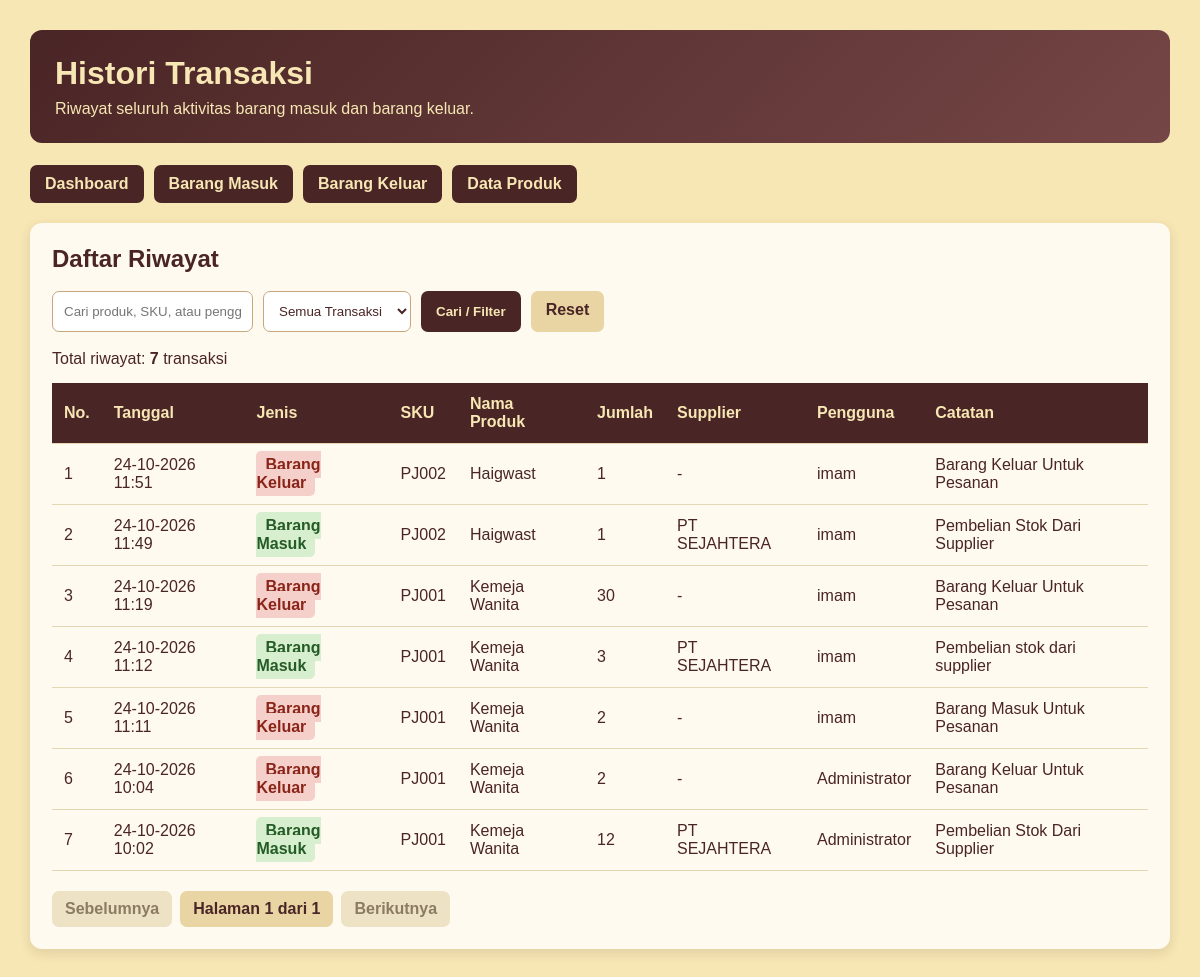
The page /InventoryApp/public/histori.php (signed in) on the database its author committed.
### tables this page shows
CREATE TABLE `stock_movements` (
  `id` int(11) NOT NULL,
  `product_id` int(11) NOT NULL,
  `user_id` int(11) NOT NULL,
  `supplier_id` int(11) DEFAULT NULL,
  `type` enum('IN','OUT') NOT NULL,
  `quantity` int(11) NOT NULL,
  `notes` varchar(255) DEFAULT NULL,
  `created_at` timestamp NOT NULL DEFAULT current_timestamp()
);

CREATE TABLE `products` (
  `id` int(11) NOT NULL,
  `category_id` int(11) NOT NULL,
  `sku` varchar(50) NOT NULL,
  `name` varchar(150) NOT NULL,
  `price` decimal(12,2) NOT NULL DEFAULT 0.00,
  `stock` int(11) NOT NULL DEFAULT 0,
  `minimum_stock` int(11) NOT NULL DEFAULT 5,
  `created_at` timestamp NOT NULL DEFAULT current_timestamp()
);

CREATE TABLE `users` (
  `id` int(11) NOT NULL,
  `name` varchar(100) NOT NULL,
  `username` varchar(50) NOT NULL,
  `password_hash` varchar(255) NOT NULL,
  `role` enum('admin','staff') NOT NULL DEFAULT 'staff',
  `created_at` timestamp NOT NULL DEFAULT current_timestamp()
);

CREATE TABLE `suppliers` (
  `id` int(11) NOT NULL,
  `name` varchar(150) NOT NULL,
  `contact` varchar(100) DEFAULT NULL,
  `phone` varchar(30) DEFAULT NULL,
  `address` text DEFAULT NULL,
  `created_at` timestamp NOT NULL DEFAULT current_timestamp()
);

### InventoryApp/public/histori.php (the view, shortened to what this page needs)
<?php
require_once __DIR__ . '/../config/database.php';
function e($value): string {
    return htmlspecialchars(
        (string)($value ?? '-'),
        ENT_QUOTES,
        'UTF-8'
    );
}
$keyword = trim($_GET['cari'] ?? '');
$jenis = $_GET['jenis'] ?? '';
$perHalaman = 10;
$halaman = filter_var(
    $_GET['halaman'] ?? 1,
    FILTER_VALIDATE_INT
);
$where = ' WHERE 1=1 ';
$params = [];
$countSql = "
    SELECT COUNT(*)
    FROM stock_movements sm
    JOIN products p ON p.id = sm.product_id
    LEFT JOIN users u ON u.id = sm.user_id
    LEFT JOIN suppliers s ON s.id = sm.supplier_id
    $where
";
$countStmt = $pdo->prepare($countSql);
$countStmt->execute($params);
$totalRiwayat = (int)$countStmt->fetchColumn();
$totalHalaman = max(
    1,
    (int)ceil($totalRiwayat / $perHalaman)
);
$offset = ($halaman - 1) * $perHalaman;
$sql = "
    SELECT sm.id, sm.type, sm.quantity, sm.notes, sm.created_at,
           p.sku, p.name AS product_name,
           u.name AS user_name,
           s.name AS supplier_name
    FROM stock_movements sm
    JOIN products p ON p.id = sm.product_id
    LEFT JOIN users u ON u.id = sm.user_id
    LEFT JOIN suppliers s ON s.id = sm.supplier_id
    $where
    ORDER BY sm.created_at DESC, sm.id DESC
    LIMIT $perHalaman OFFSET $offset
";
$stmt = $pdo->prepare($sql);
$stmt->execute($params);
$riwayat = $stmt->fetchAll();
?>
<!DOCTYPE html>
<html lang="id">
<head>
</head>
<body>
<div class="container">
    <div class="header">
        <h1>Histori Transaksi</h1>
        <p>Riwayat seluruh aktivitas barang masuk dan barang keluar.</p>
    </div>
    <div class="nav">
        <a href="dashboard.php">Dashboard</a>
        <a href="barang-masuk.php">Barang Masuk</a>
        <a href="barang-keluar.php">Barang Keluar</a>
        <a href="produk.php">Data Produk</a>
    </div>
    <div class="panel">
        <h2>Daftar Riwayat</h2>
        <form method="GET" class="filters">
            <input
                type="text"
                name="cari"
                placeholder="Cari produk, SKU, atau pengguna..."
                value="<?= e($keyword) ?>"
            >
            <select name="jenis">
                <option value="">Semua Transaksi</option>
            </select>
            <button class="btn" type="submit">Cari / Filter</button>
            <a
                class="btn"
                href="histori.php"
                style="background:#e8d5a3;color:#4A2525"
            >Reset</a>
        </form>
        <p>
            Total riwayat:
            <strong><?= $totalRiwayat ?></strong> transaksi
        </p>
        <div class="table-wrap">
            <table>
                <thead>
                    <tr>
                        <th>No.</th>
                        <th>Tanggal</th>
                        <th>Jenis</th>
                        <th>SKU</th>
                        <th>Nama Produk</th>
                        <th>Jumlah</th>
                        <th>Supplier</th>
                        <th>Pengguna</th>
                        <th>Catatan</th>
                    </tr>
                </thead>
                <tbody>
                <?php if (!$riwayat): ?>
                    <tr>
                        <td colspan="9" class="empty">
                            Belum ada riwayat transaksi.
                        </td>
                    </tr>
                <?php else: ?>
                    <?php foreach ($riwayat as $i => $r): ?>
                        <tr>
                            <td><?= $offset + $i + 1 ?></td>
                            <td>
                                <?= e(date(
                                    'd-m-Y H:i',
                                    strtotime($r['created_at'])
                                )) ?>
                            </td>
                            <td>
                                <?php if ($r['type'] === 'IN'): ?>
                                    <span class="badge in">Barang Masuk</span>
                                <?php else: ?>
                                    <span class="badge out">Barang Keluar</span>
                                <?php endif; ?>
                            </td>
                            <td><?= e($r['sku']) ?></td>
                            <td><?= e($r['product_name']) ?></td>
                            <td><?= (int)$r['quantity'] ?></td>
                            <td><?= e($r['supplier_name'] ?? '-') ?></td>
                            <td><?= e($r['user_name'] ?? '-') ?></td>
                            <td><?= e($r['notes'] ?: '-') ?></td>
                        </tr>
                    <?php endforeach; ?>
                <?php endif; ?>
                </tbody>
            </table>
        </div>
        <?php if ($totalRiwayat > 0): ?>
            <div class="pagination">
                <?php if ($halaman > 1): ?>
                    <a href="<?= e(urlHalaman($halaman - 1, $keyword, $jenis)) ?>">
                        Sebelumnya
                    </a>
                <?php else: ?>
                    <span class="disabled">Sebelumnya</span>
                <?php endif; ?>
                <span class="active">
                    Halaman <?= $halaman ?> dari <?= $totalHalaman ?>
                </span>
                <?php if ($halaman < $totalHalaman): ?>
                    <a href="<?= e(urlHalaman($halaman + 1, $keyword, $jenis)) ?>">
                        Berikutnya
                    </a>
                <?php else: ?>
                    <span class="disabled">Berikutnya</span>
                <?php endif; ?>
            </div>
        <?php endif; ?>
    </div>
</div>
</body>
</html>

### InventoryApp/public/histori.php (style rules this page uses)
* { box-sizing:border-box;margin:0;padding:0 }
body { font-family:Arial,sans-serif;background:#F7E7B4;color:#4A2525;padding:30px }
.container { max-width:1200px;margin:auto }
.header { background:linear-gradient(135deg,#4A2525,#754646);color:#F7E7B4;padding:25px;border-radius:12px;margin-bottom:22px }
.header h1 { margin-bottom:8px }
.nav { display:flex;gap:10px;flex-wrap:wrap;margin-bottom:20px }
.nav a,.btn { display:inline-block;padding:10px 15px;border-radius:7px;text-decoration:none;border:0;cursor:pointer;font-weight:bold }
.nav a { background:#4A2525;color:#F7E7B4 }
.panel { background:#fffaf0;padding:22px;border-radius:12px;box-shadow:0 4px 12px #4A252522 }
.filters { display:flex;gap:10px;flex-wrap:wrap;margin:18px 0 }
input,select { padding:11px;border:1px solid #c7a77b;border-radius:7px;background:white;color:#4A2525 }
button { background:#4A2525;color:#F7E7B4 }
table { width:100%;border-collapse:collapse;margin-top:15px }
th,td { padding:12px;text-align:left;border-bottom:1px solid #e5d6b3 }
th { background:#4A2525;color:#F7E7B4 }
.badge { padding:5px 9px;border-radius:5px;font-weight:bold }
.in { background:#d7efce;color:#245b26 }
.out { background:#f5d0ca;color:#8a2419 }
.table-wrap { overflow-x:auto }
.pagination { display:flex;gap:8px;flex-wrap:wrap;margin-top:20px;align-items:center }
.pagination a,.pagination span { padding:9px 13px;border-radius:7px;text-decoration:none;font-weight:bold }
.pagination .active { background:#e8d5a3;color:#4A2525 }
.pagination .disabled { background:#eee2c5;color:#8a7b61 }

### rows shown on the page
stock_movements: i "1", created_at "24-10-2026 11:51", type "Barang Keluar", product.sku "PJ002", product.name "Haigwast", quantity "1", supplier_name "-", user.name "imam", notes "Barang Keluar Untuk Pesanan"
stock_movements: i "2", created_at "24-10-2026 11:49", type "Barang Masuk", product.sku "PJ002", product.name "Haigwast", quantity "1", supplier.name "PT SEJAHTERA", user.name "imam", notes "Pembelian Stok Dari Supplier"
stock_movements: i "3", created_at "24-10-2026 11:19", type "Barang Keluar", product.sku "PJ001", product.name "Kemeja Wanita", quantity "30", supplier_name "-", user.name "imam", notes "Barang Keluar Untuk Pesanan"
stock_movements: i "4", created_at "24-10-2026 11:12", type "Barang Masuk", product.sku "PJ001", product.name "Kemeja Wanita", quantity "3", supplier.name "PT SEJAHTERA", user.name "imam", notes "Pembelian stok dari supplier"
stock_movements: i "5", created_at "24-10-2026 11:11", type "Barang Keluar", product.sku "PJ001", product.name "Kemeja Wanita", quantity "2", supplier_name "-", user.name "imam", notes "Barang Masuk Untuk Pesanan"
stock_movements: i "6", created_at "24-10-2026 10:04", type "Barang Keluar", product.sku "PJ001", product.name "Kemeja Wanita", quantity "2", supplier_name "-", user.name "Administrator", notes "Barang Keluar Untuk Pesanan"
stock_movements: i "7", created_at "24-10-2026 10:02", type "Barang Masuk", product.sku "PJ001", product.name "Kemeja Wanita", quantity "12", supplier.name "PT SEJAHTERA", user.name "Administrator", notes "Pembelian Stok Dari Supplier"

### other values the page prints
$totalRiwayat "7"
$halaman "1"
$totalHalaman "1"
